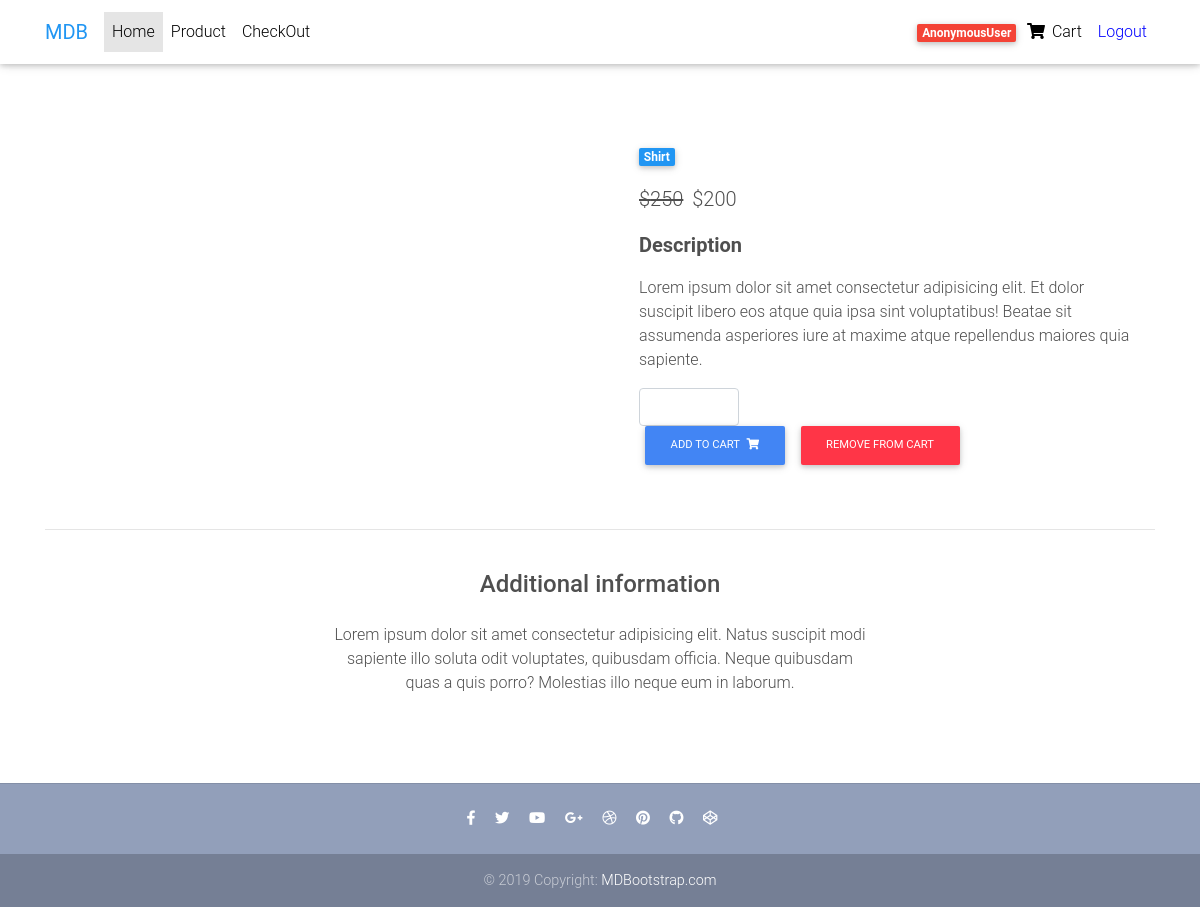
The page /product/13/ on the database its author committed.
### products/models.py (models this page shows, shortened)
class Item(models.Model):
    title = models.CharField(max_length=100)
    price= models.IntegerField()
    discount_price= models.IntegerField(blank=True,null=True)
    category=models.CharField(choices=CATEGORY_CHOICES,max_length=2)
    label=models.CharField(choices=LABEL_CHOICES,max_length=1)
    slug=models.SlugField()
    description=models.TextField()
    def get_add_to_cart(self):
        return reverse("products:add_to_cart",kwargs={
            'slug' : self.slug
        })
    def get_remove_from_cart(self):
        return reverse("products:remove_from_cart",kwargs={
            'slug' : self.slug
        })

### products/views.py (the view)
# urls.py: path('product/<slug>/',Product.as_view(), name="product"),
class Product(DetailView):
    model=Item
    template_name="product.html"

### templates/product.html (shortened to what this page needs)
{% load static %}
{% load cart_count %}
<!DOCTYPE html>
<html lang="en">
<head>
  <link rel="stylesheet" href="https://use.fontawesome.com/releases/v5.11.2/css/all.css">
  <link href="{% static 'css/bootstrap.min.css' %}" rel="stylesheet">
  <link href="{% static 'css/mdb.min.css' %}" rel="stylesheet">
  <link href="{% static 'css/style.min.css' %}" rel="stylesheet">
</head>
<body>
  <nav class="navbar fixed-top navbar-expand-lg navbar-light white scrolling-navbar">
    <div class="container">
      <a class="navbar-brand waves-effect" href="" >
        <strong class="blue-text">MDB</strong>
      </a>
      <div class="collapse navbar-collapse" id="navbarSupportedContent">
        <ul class="navbar-nav mr-auto">
          <li class="nav-item active">
            <a class="nav-link waves-effect" href="#">Home
            </a>
          </li>
          <li class="nav-item">
            <a class="nav-link waves-effect" href="{{get_absolute_url}}" >Product</a>
          </li>
          <li class="nav-item">
            <a class="nav-link waves-effect" href="checkout"
              >CheckOut</a>
          </li>
        </ul>
        <ul class="navbar-nav nav-flex-icons">
          <li class="nav-item">
            <a href="{% url 'products:order_summary' %}" class="nav-link waves-effect">
              <span class="badge red z-depth-1 mr-1"> {{ request.user|cart_count }} </span>
              <i class="fas fa-shopping-cart"></i>
              <span class="clearfix d-none d-sm-inline-block"> Cart </span>
            </a>
          </li>
          <li class="nav-item">
            <a href="logout" style="color: blue;" class="nav-link waves-effect" >
              Logout
            </a>
          </li>
        </ul>
      </div>
    </div>
  </nav>
  <main class="mt-5 pt-4">
    <div class="container dark-grey-text mt-5">
      <div class="row wow fadeIn">
        <div class="col-md-6 mb-4">
        </div>
        <div class="col-md-6 mb-4">
          <div class="p-4">
            <div class="mb-3">
              <a href="">
                <span class="badge blue mr-1">{{object.get_category_display}}</span>
              </a>
            </div>
            <p class="lead">
              <span class="mr-1">
                <del>${{object.price}}</del>
              </span>
              <span>${{object.discount_price}}</span>
            </p>
            <p class="lead font-weight-bold">Description</p>
            <p>Lorem ipsum dolor sit amet consectetur adipisicing elit. Et dolor suscipit libero eos atque quia ipsa
              sint voluptatibus!
              Beatae sit assumenda asperiores iure at maxime atque repellendus maiores quia sapiente.</p>
            <form class="d-flex justify-content-left">
              <input type="number" value={{object.quantity}} aria-label="Search" class="form-control" style="width: 100px">
            </form>
            <a href="{{object.get_add_to_cart}}" class="btn btn-primary btn-md my-0 p" >Add to cart
                <i class="fas fa-shopping-cart ml-1"></i>
            </a>
            <a href="{{object.get_remove_from_cart}}" class="btn btn-danger btn-md my-0 p" >Remove from cart
          </a>
          </div>
        </div>
      </div>
      <hr>
      <div class="row d-flex justify-content-center wow fadeIn">
        <div class="col-md-6 text-center">
          <h4 class="my-4 h4">Additional information</h4>
          <p>Lorem ipsum dolor sit amet consectetur adipisicing elit. Natus suscipit modi sapiente illo soluta odit
            voluptates,
            quibusdam officia. Neque quibusdam quas a quis porro? Molestias illo neque eum in laborum.</p>
        </div>
      </div>
      <div class="row wow fadeIn">
        <div class="col-lg-4 col-md-12 mb-4">
        </div>
        <div class="col-lg-4 col-md-6 mb-4">
        </div>
        <div class="col-lg-4 col-md-6 mb-4">
        </div>
      </div>
    </div>
  </main>
  <footer class="page-footer text-center font-small mt-4 wow fadeIn">
    <hr class="my-4">
    <div class="pb-4">
      <a href="https://www.facebook.com/mdbootstrap" target="_blank">
        <i class="fab fa-facebook-f mr-3"></i>
      </a>
      <a href="https://twitter.com/MDBootstrap" target="_blank">
        <i class="fab fa-twitter mr-3"></i>
      </a>
      <a href="https://www.youtube.com/watch?v=7MUISDJ5ZZ4" target="_blank">
        <i class="fab fa-youtube mr-3"></i>
      </a>
      <a href="https://plus.google.com/u/0/b/107863090883699620484" target="_blank">
        <i class="fab fa-google-plus-g mr-3"></i>
      </a>
      <a href="https://dribbble.com/mdbootstrap" target="_blank">
        <i class="fab fa-dribbble mr-3"></i>
      </a>
      <a href="https://pinterest.com/mdbootstrap" target="_blank">
        <i class="fab fa-pinterest mr-3"></i>
      </a>
      <a href="https://github.com/mdbootstrap/bootstrap-material-design" target="_blank">
        <i class="fab fa-github mr-3"></i>
      </a>
      <a href="http://codepen.io/mdbootstrap/" target="_blank">
        <i class="fab fa-codepen mr-3"></i>
      </a>
    </div>
    <div class="footer-copyright py-3">
      © 2019 Copyright:
      <a href="https://mdbootstrap.com/education/bootstrap/" target="_blank"> MDBootstrap.com </a>
    </div>
  </footer>
</body>
</html>

### templates/product.html (style rules this page uses)
html, body, header, .carousel { height: 60vh; }

### rows shown on the page
Item: category "Shirt", price "250", discount_price "200"

### other values the page prints
{{ request.user|cart_count }} "AnonymousUser"
